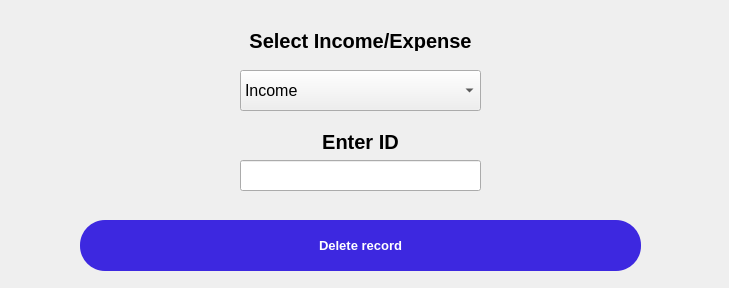
<?xml version="1.0" encoding="UTF-8"?>
<ui version="4.0">
 <class>Form</class>
 <widget class="QWidget" name="Form">
  <property name="geometry">
   <rect>
    <x>0</x>
    <y>0</y>
    <width>729</width>
    <height>288</height>
   </rect>
  </property>
  <property name="windowTitle">
   <string>Form</string>
  </property>
  <widget class="QLabel" name="label">
   <property name="geometry">
    <rect>
     <x>220</x>
     <y>30</y>
     <width>281</width>
     <height>21</height>
    </rect>
   </property>
   <property name="font">
    <font>
     <pointsize>15</pointsize>
     <weight>75</weight>
     <bold>true</bold>
    </font>
   </property>
   <property name="text">
    <string>Select Income/Expense</string>
   </property>
   <property name="alignment">
    <set>Qt::AlignCenter</set>
   </property>
  </widget>
  <widget class="QPushButton" name="pushButton">
   <property name="geometry">
    <rect>
     <x>80</x>
     <y>220</y>
     <width>561</width>
     <height>51</height>
    </rect>
   </property>
   <property name="font">
    <font>
     <pointsize>10</pointsize>
     <weight>75</weight>
     <bold>true</bold>
    </font>
   </property>
   <property name="styleSheet">
    <string notr="true">color:white;
background-color:rgb(61, 40, 224);
font-weight:bold;
border:none;
border-radius:25px;</string>
   </property>
   <property name="text">
    <string>Delete record</string>
   </property>
  </widget>
  <widget class="QComboBox" name="comboBox">
   <property name="geometry">
    <rect>
     <x>240</x>
     <y>70</y>
     <width>241</width>
     <height>41</height>
    </rect>
   </property>
   <property name="styleSheet">
    <string notr="true">font-size:16px</string>
   </property>
   <item>
    <property name="text">
     <string>Income</string>
    </property>
   </item>
   <item>
    <property name="text">
     <string>Expense</string>
    </property>
   </item>
  </widget>
  <widget class="QLineEdit" name="lineEdit">
   <property name="geometry">
    <rect>
     <x>240</x>
     <y>160</y>
     <width>241</width>
     <height>31</height>
    </rect>
   </property>
  </widget>
  <widget class="QLabel" name="label_2">
   <property name="geometry">
    <rect>
     <x>240</x>
     <y>130</y>
     <width>241</width>
     <height>24</height>
    </rect>
   </property>
   <property name="font">
    <font>
     <pointsize>15</pointsize>
     <weight>75</weight>
     <bold>true</bold>
    </font>
   </property>
   <property name="text">
    <string>Enter ID</string>
   </property>
   <property name="alignment">
    <set>Qt::AlignCenter</set>
   </property>
  </widget>
 </widget>
 <resources/>
 <connections/>
</ui>
